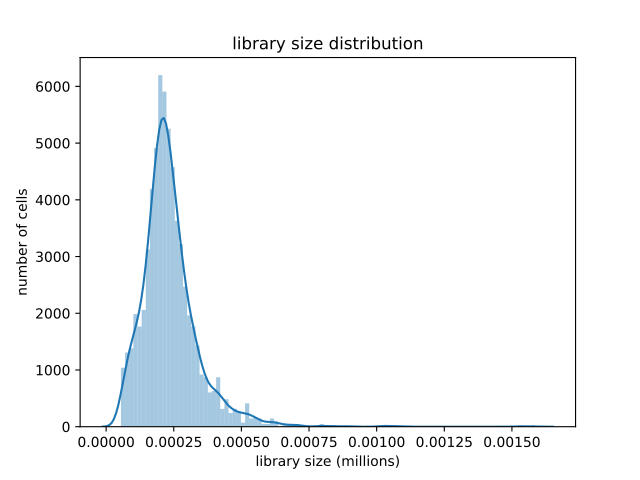

This chart was generated by the following Python code:
import besca as bc
import matplotlib.pyplot as plt
adata = bc.datasets.brain3k_raw()
fig, ax = plt.subplots(1)
bc.pl.library_size(adata,ax=ax)
